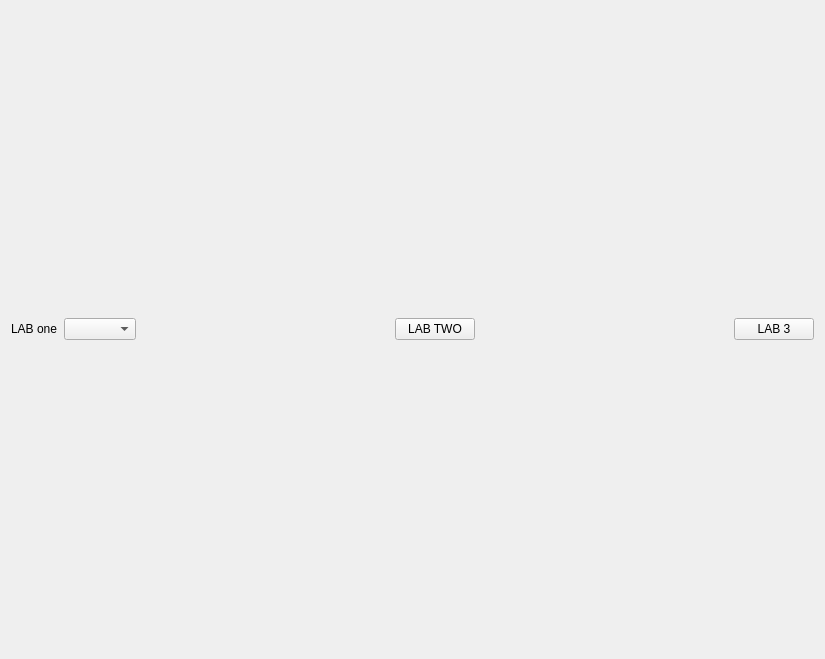
<?xml version="1.0" encoding="UTF-8"?>
<ui version="4.0">
 <class>MainWidget</class>
 <widget class="QWidget" name="MainWidget">
  <property name="geometry">
   <rect>
    <x>0</x>
    <y>0</y>
    <width>825</width>
    <height>659</height>
   </rect>
  </property>
  <property name="windowTitle">
   <string>MainWidget</string>
  </property>
  <layout class="QGridLayout" name="gridLayout">
   <item row="1" column="0">
    <layout class="QVBoxLayout" name="mainVerLayout">
     <item>
      <layout class="QHBoxLayout" name="horizontalLayout_2">
       <item>
        <layout class="QHBoxLayout" name="mainHorLayout"/>
       </item>
      </layout>
     </item>
     <item>
      <layout class="QHBoxLayout" name="horizontalLayout">
       <item>
        <widget class="QLabel" name="label">
         <property name="text">
          <string>LAB one</string>
         </property>
        </widget>
       </item>
       <item>
        <widget class="QComboBox" name="buttonOne"/>
       </item>
       <item>
        <spacer name="horizontalSpacer">
         <property name="orientation">
          <enum>Qt::Horizontal</enum>
         </property>
         <property name="sizeHint" stdset="0">
          <size>
           <width>40</width>
           <height>20</height>
          </size>
         </property>
        </spacer>
       </item>
       <item>
        <widget class="QPushButton" name="buttonTwo">
         <property name="text">
          <string>LAB TWO</string>
         </property>
        </widget>
       </item>
       <item>
        <spacer name="horizontalSpacer_2">
         <property name="orientation">
          <enum>Qt::Horizontal</enum>
         </property>
         <property name="sizeHint" stdset="0">
          <size>
           <width>40</width>
           <height>20</height>
          </size>
         </property>
        </spacer>
       </item>
       <item>
        <widget class="QPushButton" name="buttonThree">
         <property name="text">
          <string>LAB 3</string>
         </property>
        </widget>
       </item>
      </layout>
     </item>
    </layout>
   </item>
  </layout>
 </widget>
 <layoutdefault spacing="6" margin="11"/>
 <resources/>
 <connections/>
</ui>
